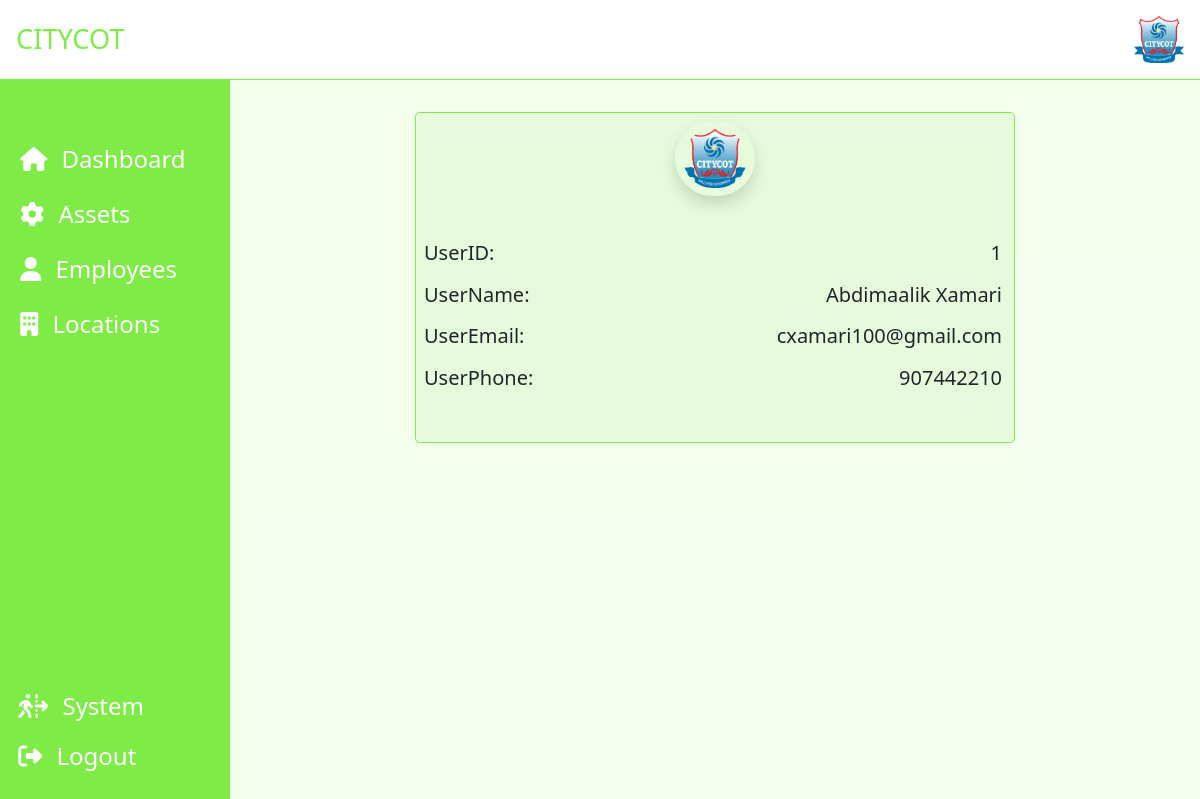
The page /asset_project/profile.php (signed in) on the database its author committed.
### tables this page shows
CREATE TABLE `users_tb` (
  `ID` int(11) NOT NULL,
  `NAME` varchar(100) NOT NULL,
  `EMAIL` varchar(100) NOT NULL,
  `PASSWORD` varchar(255) NOT NULL,
  `PHONE` varchar(20) NOT NULL,
  `USER_TYPE` varchar(20) NOT NULL DEFAULT 'Employee',
  `IMAGE` varchar(255) NOT NULL DEFAULT 'default.png'
);

### asset_project/profile.php (the view, shortened to what this page needs)
<?php
include("dashboard.php");
$sql = "SELECT * FROM users_tb WHERE ID = ?";
$stmt = mysqli_stmt_init($conn);
mysqli_stmt_prepare($stmt,$sql);
mysqli_stmt_bind_param($stmt,"i",$u_id);
mysqli_stmt_execute($stmt);
$result = mysqli_stmt_get_result($stmt);
$row = mysqli_fetch_assoc($result);
?>
        <div class="cont-prof">
        <div class="card-prof">
            <div class="logo my-2">
                <img src="img/<?php echo htmlspecialchars($row["IMAGE"]) ?>" class="img-logo shadow p-2" style="width: 80px; border: 9999px;"  alt="">
            </div>
            <div class="user my-4 px-2">
                <h5 class="">UserID: <span class="lead txt">
                    <?php echo htmlspecialchars($row["ID"]); ?>
                </span></h5>
                <h5 class="">UserName: <span class="lead txt">
                <?php echo htmlspecialchars($row["NAME"]); ?>
                </span></h5>
                <h5 class="">UserEmail: <span class="lead txt">
                <?php echo htmlspecialchars($row["EMAIL"]); ?>
                </span></h5>
                <h5 class="">UserPhone: <span class="lead txt">
                <?php echo htmlspecialchars($row["PHONE"]); ?>
                </span></h5>
            </div>
        </div>
        </div>
<?php
    include("footer.php");
?>

### asset_project/style.css (style rules this page uses)
* { margin: 0; padding: 0; box-sizing: border-box; text-decoration: none; }
.img-logo { width: 80px; border-radius: 99999px; }
.cont-prof { display: flex; justify-content: center; margin-top: 2rem; }
.card-prof { width: 600px; background-color: hsla(100, 80%, 60%,.1); border-radius: .3em; border: .5px solid hsl(100, 80%, 60%); }
.logo { display: flex; justify-content: center; align-items: center; }
.user { position: relative; padding: 1rem 0; }
.user h5 { padding: .3rem 0; }
.txt { position: absolute; right: 2%; }

### rows shown on the page
users_tb: IMAGE (placeholder picture), ID "1", NAME "Abdimaalik Xamari", EMAIL "cxamari100@gmail.com", PHONE "907442210"
